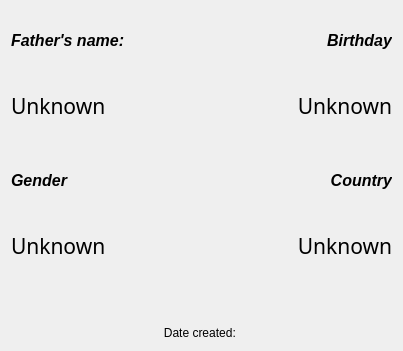
<?xml version="1.0" encoding="UTF-8"?>
<ui version="4.0">
 <class>DataViewer</class>
 <widget class="QDialog" name="DataViewer">
  <property name="geometry">
   <rect>
    <x>0</x>
    <y>0</y>
    <width>403</width>
    <height>351</height>
   </rect>
  </property>
  <property name="palette">
   <palette>
    <active/>
    <inactive/>
    <disabled/>
   </palette>
  </property>
  <property name="windowTitle">
   <string>Dialog</string>
  </property>
  <property name="autoFillBackground">
   <bool>true</bool>
  </property>
  <layout class="QGridLayout" name="mainLayout">
   <item row="7" column="3">
    <widget class="QLabel" name="labelCountry">
     <property name="sizePolicy">
      <sizepolicy hsizetype="Ignored" vsizetype="Ignored">
       <horstretch>0</horstretch>
       <verstretch>0</verstretch>
      </sizepolicy>
     </property>
     <property name="font">
      <font>
       <family>Segoe UI</family>
       <pointsize>12</pointsize>
       <italic>true</italic>
       <bold>true</bold>
      </font>
     </property>
     <property name="text">
      <string>Country</string>
     </property>
     <property name="alignment">
      <set>Qt::AlignRight|Qt::AlignTrailing|Qt::AlignVCenter</set>
     </property>
    </widget>
   </item>
   <item row="1" column="2" colspan="2">
    <widget class="QLabel" name="labelBirthday">
     <property name="font">
      <font>
       <family>Segoe UI</family>
       <pointsize>12</pointsize>
       <italic>true</italic>
       <bold>true</bold>
      </font>
     </property>
     <property name="text">
      <string>Birthday</string>
     </property>
     <property name="alignment">
      <set>Qt::AlignRight|Qt::AlignTrailing|Qt::AlignVCenter</set>
     </property>
    </widget>
   </item>
   <item row="8" column="0">
    <widget class="QLabel" name="containerGender">
     <property name="font">
      <font>
       <family>Segoe UI Light</family>
       <pointsize>16</pointsize>
       <bold>false</bold>
      </font>
     </property>
     <property name="text">
      <string>Unknown</string>
     </property>
    </widget>
   </item>
   <item row="3" column="3">
    <widget class="QLabel" name="containerBirthday">
     <property name="font">
      <font>
       <family>Segoe UI Light</family>
       <pointsize>16</pointsize>
       <bold>false</bold>
      </font>
     </property>
     <property name="text">
      <string>Unknown</string>
     </property>
     <property name="alignment">
      <set>Qt::AlignRight|Qt::AlignTrailing|Qt::AlignVCenter</set>
     </property>
    </widget>
   </item>
   <item row="7" column="0">
    <widget class="QLabel" name="labelGender">
     <property name="font">
      <font>
       <family>Segoe UI</family>
       <pointsize>12</pointsize>
       <italic>true</italic>
       <bold>true</bold>
      </font>
     </property>
     <property name="text">
      <string>Gender</string>
     </property>
    </widget>
   </item>
   <item row="1" column="0">
    <widget class="QLabel" name="labelFatherName">
     <property name="font">
      <font>
       <family>Segoe UI</family>
       <pointsize>12</pointsize>
       <italic>true</italic>
       <bold>true</bold>
      </font>
     </property>
     <property name="text">
      <string>Father's name:</string>
     </property>
    </widget>
   </item>
   <item row="4" column="1">
    <spacer name="seperator">
     <property name="orientation">
      <enum>Qt::Vertical</enum>
     </property>
     <property name="sizeType">
      <enum>QSizePolicy::Preferred</enum>
     </property>
     <property name="sizeHint" stdset="0">
      <size>
       <width>22</width>
       <height>10</height>
      </size>
     </property>
    </spacer>
   </item>
   <item row="3" column="0">
    <widget class="QLabel" name="containerFatherName">
     <property name="font">
      <font>
       <family>Segoe UI Light</family>
       <pointsize>16</pointsize>
       <bold>false</bold>
      </font>
     </property>
     <property name="text">
      <string>Unknown</string>
     </property>
    </widget>
   </item>
   <item row="8" column="3">
    <widget class="QLabel" name="containerCountry">
     <property name="font">
      <font>
       <family>Segoe UI Light</family>
       <pointsize>16</pointsize>
       <bold>false</bold>
      </font>
     </property>
     <property name="text">
      <string>Unknown</string>
     </property>
     <property name="alignment">
      <set>Qt::AlignRight|Qt::AlignTrailing|Qt::AlignVCenter</set>
     </property>
    </widget>
   </item>
   <item row="10" column="0" colspan="4">
    <widget class="QLabel" name="labelDateCreated">
     <property name="font">
      <font>
       <family>Segoe UI</family>
       <pointsize>9</pointsize>
       <bold>false</bold>
      </font>
     </property>
     <property name="text">
      <string>Date created: </string>
     </property>
     <property name="alignment">
      <set>Qt::AlignBottom|Qt::AlignHCenter</set>
     </property>
    </widget>
   </item>
   <item row="0" column="0" colspan="4">
    <layout class="QVBoxLayout" name="layoutPhoto"/>
   </item>
  </layout>
 </widget>
 <resources/>
 <connections/>
</ui>
